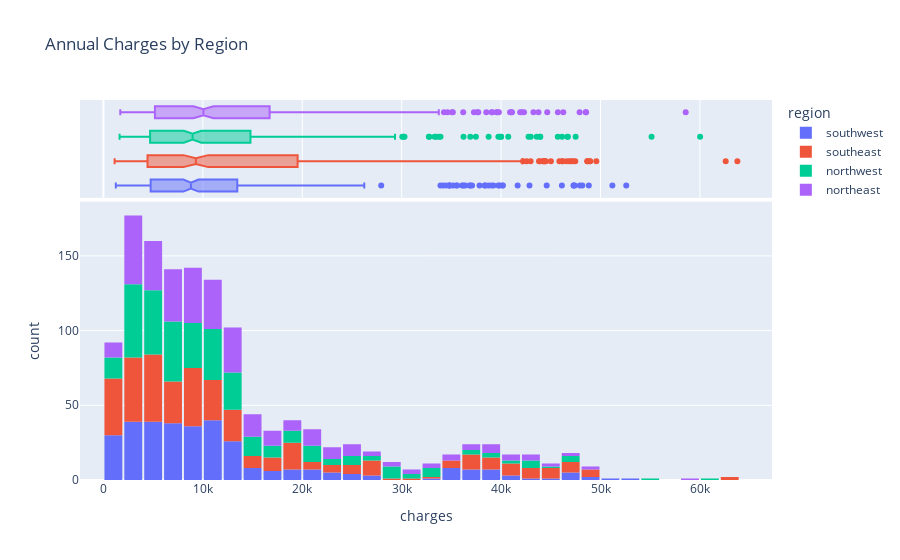

The notebook cell this image was saved under:
### Code cell
fig = px.histogram(medical_df, x = 'charges', marginal = 'box', color = 'region', title = 'Annual Charges by Region')
fig.update_layout(bargap = 0.1)
fig.show()

### Figure 1 — Plotly figure (JSON) as saved in the notebook; plotly's stock layout.template omitted (floating-point values rounded to 4 significant figures; data arrays with more than 128 entries replaced by an {"elided": "..."} marker saying what was removed)
{"data": [{"alignmentgroup": "True", "bingroup": "x", "hovertemplate": "region=southwest<br>charges=%{x}<br>count=%{y}<extra></extra>", "legendgroup": "southwest", "marker": {"color": "#636efa", "pattern": {"shape": ""}}, "name": "southwest", "offsetgroup": "southwest", "orientation": "v", "showlegend": true, "type": "histogram", "x": {"elided": "325 float values"}, "xaxis": "x", "yaxis": "y"}, {"alignmentgroup": "True", "hovertemplate": "region=southwest<br>charges=%{x}<extra></extra>", "legendgroup": "southwest", "marker": {"color": "#636efa"}, "name": "southwest", "notched": true, "offsetgroup": "southwest", "showlegend": false, "type": "box", "x": {"elided": "325 float values"}, "xaxis": "x2", "yaxis": "y2"}, {"alignmentgroup": "True", "bingroup": "x", "hovertemplate": "region=southeast<br>charges=%{x}<br>count=%{y}<extra></extra>", "legendgroup": "southeast", "marker": {"color": "#EF553B", "pattern": {"shape": ""}}, "name": "southeast", "offsetgroup": "southeast", "orientation": "v", "showlegend": true, "type": "histogram", "x": {"elided": "364 float values"}, "xaxis": "x", "yaxis": "y"}, {"alignmentgroup": "True", "hovertemplate": "region=southeast<br>charges=%{x}<extra></extra>", "legendgroup": "southeast", "marker": {"color": "#EF553B"}, "name": "southeast", "notched": true, "offsetgroup": "southeast", "showlegend": false, "type": "box", "x": {"elided": "364 float values"}, "xaxis": "x2", "yaxis": "y2"}, {"alignmentgroup": "True", "bingroup": "x", "hovertemplate": "region=northwest<br>charges=%{x}<br>count=%{y}<extra></extra>", "legendgroup": "northwest", "marker": {"color": "#00cc96", "pattern": {"shape": ""}}, "name": "northwest", "offsetgroup": "northwest", "orientation": "v", "showlegend": true, "type": "histogram", "x": {"elided": "325 float values"}, "xaxis": "x", "yaxis": "y"}, {"alignmentgroup": "True", "hovertemplate": "region=northwest<br>charges=%{x}<extra></extra>", "legendgroup": "northwest", "marker": {"color": "#00cc96"}, "name": "northwest", "notched": true, "offsetgroup": "northwest", "showlegend": false, "type": "box", "x": {"elided": "325 float values"}, "xaxis": "x2", "yaxis": "y2"}, {"alignmentgroup": "True", "bingroup": "x", "hovertemplate": "region=northeast<br>charges=%{x}<br>count=%{y}<extra></extra>", "legendgroup": "northeast", "marker": {"color": "#ab63fa", "pattern": {"shape": ""}}, "name": "northeast", "offsetgroup": "northeast", "orientation": "v", "showlegend": true, "type": "histogram", "x": {"elided": "324 float values"}, "xaxis": "x", "yaxis": "y"}, {"alignmentgroup": "True", "hovertemplate": "region=northeast<br>charges=%{x}<extra></extra>", "legendgroup": "northeast", "marker": {"color": "#ab63fa"}, "name": "northeast", "notched": true, "offsetgroup": "northeast", "showlegend": false, "type": "box", "x": {"elided": "324 float values"}, "xaxis": "x2", "yaxis": "y2"}], "layout": {"bargap": 0.1, "barmode": "relative", "legend": {"title": {"text": "region"}, "tracegroupgap": 0}, "title": {"text": "Annual Charges by Region"}, "xaxis": {"anchor": "y", "domain": [0, 1], "title": {"text": "charges"}}, "xaxis2": {"anchor": "y2", "domain": [0, 1], "matches": "x", "showgrid": true, "showticklabels": false}, "yaxis": {"anchor": "x", "domain": [0, 0.7326], "title": {"text": "count"}}, "yaxis2": {"anchor": "x2", "domain": [0.7426, 1], "matches": "y2", "showgrid": false, "showline": false, "showticklabels": false, "ticks": ""}}}
